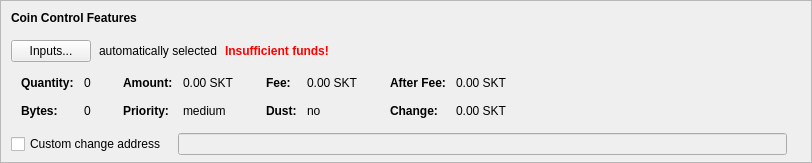
    <widget class="QFrame" name="frameCoinControl">
     <property name="sizePolicy">
      <sizepolicy hsizetype="Expanding" vsizetype="Expanding">
       <horstretch>0</horstretch>
       <verstretch>0</verstretch>
      </sizepolicy>
     </property>
     <property name="maximumSize">
      <size>
       <width>16777215</width>
       <height>16777215</height>
      </size>
     </property>
     <property name="frameShape">
      <enum>QFrame::StyledPanel</enum>
     </property>
     <property name="frameShadow">
      <enum>QFrame::Sunken</enum>
     </property>
     <layout class="QVBoxLayout" name="verticalLayoutCoinControl2">
      <property name="spacing">
       <number>0</number>
      </property>
      <property name="leftMargin">
       <number>0</number>
      </property>
      <property name="topMargin">
       <number>0</number>
      </property>
      <property name="rightMargin">
       <number>0</number>
      </property>
      <property name="bottomMargin">
       <number>6</number>
      </property>
      <item>
       <layout class="QVBoxLayout" name="verticalLayoutCoinControl" stretch="0,0,0,0,1">
        <property name="spacing">
         <number>0</number>
        </property>
        <property name="leftMargin">
         <number>10</number>
        </property>
        <property name="topMargin">
         <number>10</number>
        </property>
        <item>
         <layout class="QHBoxLayout" name="horizontalLayoutCoinControl1">
          <property name="bottomMargin">
           <number>15</number>
          </property>
          <item>
           <widget class="QLabel" name="labelCoinControlFeatures">
            <property name="sizePolicy">
             <sizepolicy hsizetype="Preferred" vsizetype="Maximum">
              <horstretch>0</horstretch>
              <verstretch>0</verstretch>
             </sizepolicy>
            </property>
            <property name="font">
             <font>
              <weight>75</weight>
              <bold>true</bold>
             </font>
            </property>
            <property name="styleSheet">
             <string notr="true">font-weight:bold;</string>
            </property>
            <property name="text">
             <string>Coin Control Features</string>
            </property>
           </widget>
          </item>
         </layout>
        </item>
        <item>
         <layout class="QHBoxLayout" name="horizontalLayoutCoinControl2" stretch="0,0,0,0">
          <property name="spacing">
           <number>8</number>
          </property>
          <property name="bottomMargin">
           <number>10</number>
          </property>
          <item>
           <widget class="QPushButton" name="pushButtonCoinControl">
            <property name="styleSheet">
             <string notr="true"/>
            </property>
            <property name="text">
             <string>Inputs...</string>
            </property>
            <property name="autoDefault">
             <bool>false</bool>
            </property>
           </widget>
          </item>
          <item>
           <widget class="QLabel" name="labelCoinControlAutomaticallySelected">
            <property name="text">
             <string>automatically selected</string>
            </property>
            <property name="margin">
             <number>5</number>
            </property>
           </widget>
          </item>
          <item>
           <widget class="QLabel" name="labelCoinControlInsuffFunds">
            <property name="font">
             <font>
              <weight>75</weight>
              <bold>true</bold>
             </font>
            </property>
            <property name="styleSheet">
             <string notr="true">color:red;font-weight:bold;</string>
            </property>
            <property name="text">
             <string>Insufficient funds!</string>
            </property>
            <property name="margin">
             <number>5</number>
            </property>
           </widget>
          </item>
          <item>
           <spacer name="horizontalSpacerCoinControl">
            <property name="orientation">
             <enum>Qt::Horizontal</enum>
            </property>
            <property name="sizeHint" stdset="0">
             <size>
              <width>40</width>
              <height>1</height>
             </size>
            </property>
           </spacer>
          </item>
         </layout>
        </item>
        <item>
         <widget class="QWidget" name="widgetCoinControl" native="true">
          <property name="sizePolicy">
           <sizepolicy hsizetype="Preferred" vsizetype="Preferred">
            <horstretch>0</horstretch>
            <verstretch>0</verstretch>
           </sizepolicy>
          </property>
          <property name="minimumSize">
           <size>
            <width>0</width>
            <height>0</height>
           </size>
          </property>
          <property name="styleSheet">
           <string notr="true"/>
          </property>
          <layout class="QHBoxLayout" name="horizontalLayoutCoinControl5">
           <property name="leftMargin">
            <number>0</number>
           </property>
           <property name="topMargin">
            <number>0</number>
           </property>
           <property name="rightMargin">
            <number>0</number>
           </property>
           <property name="bottomMargin">
            <number>0</number>
           </property>
           <item>
            <layout class="QHBoxLayout" name="horizontalLayoutCoinControl3" stretch="0,0,0,1">
             <property name="spacing">
              <number>20</number>
             </property>
             <property name="topMargin">
              <number>0</number>
             </property>
             <property name="bottomMargin">
              <number>10</number>
             </property>
             <item>
              <layout class="QFormLayout" name="formLayoutCoinControl1">
               <property name="horizontalSpacing">
                <number>10</number>
               </property>
               <property name="verticalSpacing">
                <number>14</number>
               </property>
               <property name="leftMargin">
                <number>10</number>
               </property>
               <property name="topMargin">
                <number>4</number>
               </property>
               <property name="rightMargin">
                <number>6</number>
               </property>
               <item row="0" column="0">
                <widget class="QLabel" name="labelCoinControlQuantityText">
                 <property name="font">
                  <font>
                   <weight>75</weight>
                   <bold>true</bold>
                  </font>
                 </property>
                 <property name="text">
                  <string>Quantity:</string>
                 </property>
                 <property name="margin">
                  <number>0</number>
                 </property>
                </widget>
               </item>
               <item row="0" column="1">
                <widget class="QLabel" name="labelCoinControlQuantity">
                 <property name="cursor">
                  <cursorShape>IBeamCursor</cursorShape>
                 </property>
                 <property name="contextMenuPolicy">
                  <enum>Qt::ActionsContextMenu</enum>
                 </property>
                 <property name="text">
                  <string notr="true">0</string>
                 </property>
                 <property name="margin">
                  <number>0</number>
                 </property>
                 <property name="textInteractionFlags">
                  <set>Qt::LinksAccessibleByMouse|Qt::TextSelectableByKeyboard|Qt::TextSelectableByMouse</set>
                 </property>
                </widget>
               </item>
               <item row="1" column="0">
                <widget class="QLabel" name="labelCoinControlBytesText">
                 <property name="font">
                  <font>
                   <weight>75</weight>
                   <bold>true</bold>
                  </font>
                 </property>
                 <property name="text">
                  <string>Bytes:</string>
                 </property>
                </widget>
               </item>
               <item row="1" column="1">
                <widget class="QLabel" name="labelCoinControlBytes">
                 <property name="cursor">
                  <cursorShape>IBeamCursor</cursorShape>
                 </property>
                 <property name="contextMenuPolicy">
                  <enum>Qt::ActionsContextMenu</enum>
                 </property>
                 <property name="text">
                  <string notr="true">0</string>
                 </property>
                 <property name="textInteractionFlags">
                  <set>Qt::LinksAccessibleByMouse|Qt::TextSelectableByKeyboard|Qt::TextSelectableByMouse</set>
                 </property>
                </widget>
               </item>
              </layout>
             </item>
             <item>
              <layout class="QFormLayout" name="formLayoutCoinControl2">
               <property name="horizontalSpacing">
                <number>10</number>
               </property>
               <property name="verticalSpacing">
                <number>14</number>
               </property>
               <property name="leftMargin">
                <number>6</number>
               </property>
               <property name="topMargin">
                <number>4</number>
               </property>
               <property name="rightMargin">
                <number>6</number>
               </property>
               <item row="0" column="0">
                <widget class="QLabel" name="labelCoinControlAmountText">
                 <property name="font">
                  <font>
                   <weight>75</weight>
                   <bold>true</bold>
                  </font>
                 </property>
                 <property name="text">
                  <string>Amount:</string>
                 </property>
                 <property name="margin">
                  <number>0</number>
                 </property>
                </widget>
               </item>
               <item row="0" column="1">
                <widget class="QLabel" name="labelCoinControlAmount">
                 <property name="cursor">
                  <cursorShape>IBeamCursor</cursorShape>
                 </property>
                 <property name="contextMenuPolicy">
                  <enum>Qt::ActionsContextMenu</enum>
                 </property>
                 <property name="text">
                  <string notr="true">0.00 SKT</string>
                 </property>
                 <property name="textInteractionFlags">
                  <set>Qt::LinksAccessibleByMouse|Qt::TextSelectableByKeyboard|Qt::TextSelectableByMouse</set>
                 </property>
                </widget>
               </item>
               <item row="1" column="0">
                <widget class="QLabel" name="labelCoinControlPriorityText">
                 <property name="font">
                  <font>
                   <weight>75</weight>
                   <bold>true</bold>
                  </font>
                 </property>
                 <property name="text">
                  <string>Priority:</string>
                 </property>
                </widget>
               </item>
               <item row="1" column="1">
                <widget class="QLabel" name="labelCoinControlPriority">
                 <property name="cursor">
                  <cursorShape>IBeamCursor</cursorShape>
                 </property>
                 <property name="contextMenuPolicy">
                  <enum>Qt::ActionsContextMenu</enum>
                 </property>
                 <property name="text">
                  <string>medium</string>
                 </property>
                 <property name="textInteractionFlags">
                  <set>Qt::LinksAccessibleByMouse|Qt::TextSelectableByKeyboard|Qt::TextSelectableByMouse</set>
                 </property>
                </widget>
               </item>
              </layout>
             </item>
             <item>
              <layout class="QFormLayout" name="formLayoutCoinControl3">
               <property name="horizontalSpacing">
                <number>10</number>
               </property>
               <property name="verticalSpacing">
                <number>14</number>
               </property>
               <property name="leftMargin">
                <number>6</number>
               </property>
               <property name="topMargin">
                <number>4</number>
               </property>
               <property name="rightMargin">
                <number>6</number>
               </property>
               <item row="0" column="0">
                <widget class="QLabel" name="labelCoinControlFeeText">
                 <property name="font">
                  <font>
                   <weight>75</weight>
                   <bold>true</bold>
                  </font>
                 </property>
                 <property name="text">
                  <string>Fee:</string>
                 </property>
                 <property name="margin">
                  <number>0</number>
                 </property>
                </widget>
               </item>
               <item row="0" column="1">
                <widget class="QLabel" name="labelCoinControlFee">
                 <property name="cursor">
                  <cursorShape>IBeamCursor</cursorShape>
                 </property>
                 <property name="contextMenuPolicy">
                  <enum>Qt::ActionsContextMenu</enum>
                 </property>
                 <property name="text">
                  <string notr="true">0.00 SKT</string>
                 </property>
                 <property name="textInteractionFlags">
                  <set>Qt::LinksAccessibleByMouse|Qt::TextSelectableByKeyboard|Qt::TextSelectableByMouse</set>
                 </property>
                </widget>
               </item>
               <item row="1" column="0">
                <widget class="QLabel" name="labelCoinControlLowOutputText">
                 <property name="font">
                  <font>
                   <weight>75</weight>
                   <bold>true</bold>
                  </font>
                 </property>
                 <property name="text">
                  <string>Dust:</string>
                 </property>
                </widget>
               </item>
               <item row="1" column="1">
                <widget class="QLabel" name="labelCoinControlLowOutput">
                 <property name="cursor">
                  <cursorShape>IBeamCursor</cursorShape>
                 </property>
                 <property name="contextMenuPolicy">
                  <enum>Qt::ActionsContextMenu</enum>
                 </property>
                 <property name="text">
                  <string>no</string>
                 </property>
                 <property name="textInteractionFlags">
                  <set>Qt::LinksAccessibleByMouse|Qt::TextSelectableByKeyboard|Qt::TextSelectableByMouse</set>
                 </property>
                </widget>
               </item>
              </layout>
             </item>
             <item>
              <layout class="QFormLayout" name="formLayoutCoinControl4">
               <property name="horizontalSpacing">
                <number>10</number>
               </property>
               <property name="verticalSpacing">
                <number>14</number>
               </property>
               <property name="leftMargin">
                <number>6</number>
               </property>
               <property name="topMargin">
                <number>4</number>
               </property>
               <property name="rightMargin">
                <number>6</number>
               </property>
               <item row="0" column="0">
                <widget class="QLabel" name="labelCoinControlAfterFeeText">
                 <property name="font">
                  <font>
                   <weight>75</weight>
                   <bold>true</bold>
                  </font>
                 </property>
                 <property name="text">
                  <string>After Fee:</string>
                 </property>
                 <property name="margin">
                  <number>0</number>
                 </property>
                </widget>
               </item>
               <item row="0" column="1">
                <widget class="QLabel" name="labelCoinControlAfterFee">
                 <property name="cursor">
                  <cursorShape>IBeamCursor</cursorShape>
                 </property>
                 <property name="contextMenuPolicy">
                  <enum>Qt::ActionsContextMenu</enum>
                 </property>
                 <property name="text">
                  <string notr="true">0.00 SKT</string>
                 </property>
                 <property name="textInteractionFlags">
                  <set>Qt::LinksAccessibleByMouse|Qt::TextSelectableByKeyboard|Qt::TextSelectableByMouse</set>
                 </property>
                </widget>
               </item>
               <item row="1" column="0">
                <widget class="QLabel" name="labelCoinControlChangeText">
                 <property name="font">
                  <font>
                   <weight>75</weight>
                   <bold>true</bold>
                  </font>
                 </property>
                 <property name="text">
                  <string>Change:</string>
                 </property>
                </widget>
               </item>
               <item row="1" column="1">
                <widget class="QLabel" name="labelCoinControlChange">
                 <property name="cursor">
                  <cursorShape>IBeamCursor</cursorShape>
                 </property>
                 <property name="contextMenuPolicy">
                  <enum>Qt::ActionsContextMenu</enum>
                 </property>
                 <property name="text">
                  <string notr="true">0.00 SKT</string>
                 </property>
                 <property name="textInteractionFlags">
                  <set>Qt::LinksAccessibleByMouse|Qt::TextSelectableByKeyboard|Qt::TextSelectableByMouse</set>
                 </property>
                </widget>
               </item>
              </layout>
             </item>
            </layout>
           </item>
          </layout>
         </widget>
        </item>
        <item>
         <layout class="QHBoxLayout" name="horizontalLayoutCoinControl4" stretch="0,0,0">
          <property name="spacing">
           <number>12</number>
          </property>
          <property name="sizeConstraint">
           <enum>QLayout::SetDefaultConstraint</enum>
          </property>
          <property name="topMargin">
           <number>5</number>
          </property>
          <property name="rightMargin">
           <number>5</number>
          </property>
          <item>
           <widget class="QCheckBox" name="checkBoxCoinControlChange">
            <property name="toolTip">
             <string>If this is activated, but the change address is empty or invalid, change will be sent to a newly generated address.</string>
            </property>
            <property name="text">
             <string>Custom change address</string>
            </property>
           </widget>
          </item>
          <item>
           <widget class="QValidatedLineEdit" name="lineEditCoinControlChange">
            <property name="enabled">
             <bool>false</bool>
            </property>
            <property name="sizePolicy">
             <sizepolicy hsizetype="Expanding" vsizetype="Fixed">
              <horstretch>0</horstretch>
              <verstretch>0</verstretch>
             </sizepolicy>
            </property>
           </widget>
          </item>
          <item>
           <widget class="QLabel" name="labelCoinControlChangeLabel">
            <property name="sizePolicy">
             <sizepolicy hsizetype="Preferred" vsizetype="Expanding">
              <horstretch>0</horstretch>
              <verstretch>0</verstretch>
             </sizepolicy>
            </property>
            <property name="minimumSize">
             <size>
              <width>0</width>
              <height>0</height>
             </size>
            </property>
            <property name="text">
             <string/>
            </property>
            <property name="margin">
             <number>3</number>
            </property>
           </widget>
          </item>
         </layout>
        </item>
        <item>
         <spacer name="verticalSpacerCoinControl">
          <property name="orientation">
           <enum>Qt::Vertical</enum>
          </property>
          <property name="sizeHint" stdset="0">
           <size>
            <width>800</width>
            <height>1</height>
           </size>
          </property>
         </spacer>
        </item>
       </layout>
      </item>
     </layout>
    </widget>
